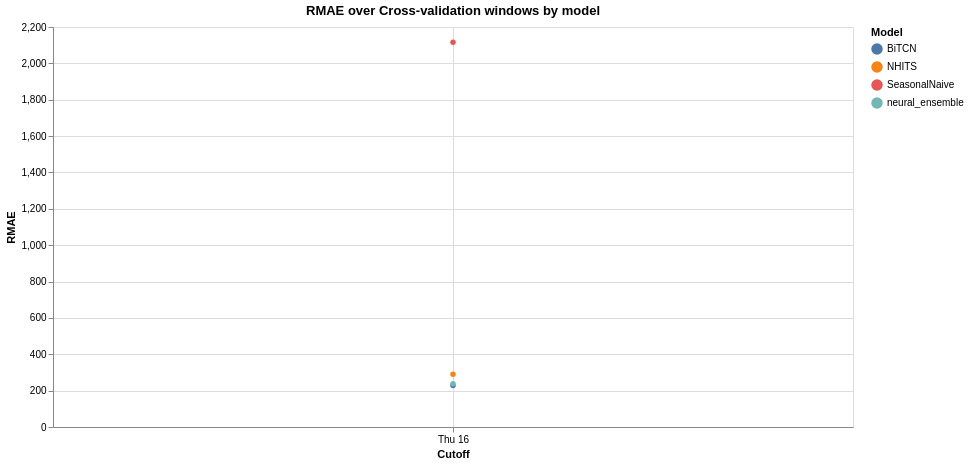

Notebook code for this chart:
### Code cell
long_df = pl.DataFrame(cv_evaluation).unpivot(
    index=["unique_id", "cutoff", "metric"],
    on=pl.selectors.exclude(["unique_id", "cutoff", "metric"]),
    variable_name="model",
    value_name="value",
)

chart = (
    alt.Chart(long_df.to_pandas())
    .mark_line(point=True)
    .encode(
        x=alt.X("cutoff:T", title="Cutoff"),
        y=alt.Y("value:Q", title="RMAE"),
        color=alt.Color("model:N", title="Model"),
        tooltip=["cutoff:T", "model:N", "value:Q"],
    )
    .properties(width=800, height=400, title="RMAE over Cross-validation windows by model")
)

chart = lib.add_dropdown_filter(chart, long_df, "metric")

chart

### Figure 1 — Vega specification as saved in the notebook (floating-point values rounded to 4 significant figures)
{"$schema": "https://vega.github.io/schema/vega/v6.json", "data": [{"name": "_server_source_0", "values": [{"unique_id": "total", "cutoff": "2026-04-16T00:00:00.000", "metric": "mase", "model": "BiTCN", "value": 228.1}, {"unique_id": "total", "cutoff": "2026-04-16T00:00:00.000", "metric": "rmae_SeasonalNaive", "model": "BiTCN", "value": 0.1078}, {"unique_id": "total", "cutoff": "2026-04-16T00:00:00.000", "metric": "spis", "model": "BiTCN", "value": 33.49}, {"unique_id": "total", "cutoff": "2026-04-16T00:00:00.000", "metric": "nd", "model": "BiTCN", "value": 0.1152}, {"unique_id": "total", "cutoff": "2026-04-16T00:00:00.000", "metric": "mase", "model": "NHITS", "value": 289.8}, {"unique_id": "total", "cutoff": "2026-04-16T00:00:00.000", "metric": "rmae_SeasonalNaive", "model": "NHITS", "value": 0.137}, {"unique_id": "total", "cutoff": "2026-04-16T00:00:00.000", "metric": "spis", "model": "NHITS", "value": 42.55}, {"unique_id": "total", "cutoff": "2026-04-16T00:00:00.000", "metric": "nd", "model": "NHITS", "value": 0.1464}, {"unique_id": "total", "cutoff": "2026-04-16T00:00:00.000", "metric": "mase", "model": "SeasonalNaive", "value": 2116.0}, {"unique_id": "total", "cutoff": "2026-04-16T00:00:00.000", "metric": "rmae_SeasonalNaive", "model": "SeasonalNaive", "value": 1.0}, {"unique_id": "total", "cutoff": "2026-04-16T00:00:00.000", "metric": "spis", "model": "SeasonalNaive", "value": 310.7}, {"unique_id": "total", "cutoff": "2026-04-16T00:00:00.000", "metric": "nd", "model": "SeasonalNaive", "value": 1.069}, {"unique_id": "total", "cutoff": "2026-04-16T00:00:00.000", "metric": "mase", "model": "neural_ensemble", "value": 238.0}, {"unique_id": "total", "cutoff": "2026-04-16T00:00:00.000", "metric": "rmae_SeasonalNaive", "model": "neural_ensemble", "value": 0.1125}, {"unique_id": "total", "cutoff": "2026-04-16T00:00:00.000", "metric": "spis", "model": "neural_ensemble", "value": 34.93}, {"unique_id": "total", "cutoff": "2026-04-16T00:00:00.000", "metric": "nd", "model": "neural_ensemble", "value": 0.1202}], "transform": [{"type": "formula", "expr": "toDate(datum['cutoff'])", "as": "cutoff"}]}, {"name": "source_0", "source": "_server_source_0", "transform": [{"type": "filter", "expr": "(metric === datum['metric'])"}]}, {"name": "data_0", "source": "source_0", "transform": [{"type": "filter", "expr": "(isDate(datum[\"cutoff\"]) || (isValid(datum[\"cutoff\"]) && isFinite(+datum[\"cutoff\"]))) && isValid(datum[\"value\"]) && isFinite(+datum[\"value\"])"}, {"type": "project", "fields": ["cutoff", "model", "value"]}]}, {"name": "source_0_color_domain_model_0", "source": "source_0", "transform": [{"type": "aggregate", "groupby": ["model"], "fields": [], "ops": [], "as": []}, {"type": "formula", "expr": "datum['model']", "as": "sort_field"}, {"type": "project", "fields": ["model"]}]}, {"name": "data_0_color_domain_model_1", "source": "data_0", "transform": [{"type": "aggregate", "groupby": ["model"], "fields": [], "ops": [], "as": []}, {"type": "formula", "expr": "datum['model']", "as": "sort_field"}, {"type": "project", "fields": ["model"]}]}], "signals": [{"name": "metric", "value": "mase", "bind": {"input": "select", "options": ["mase", "rmae_SeasonalNaive", "spis", "nd"], "name": "metric: "}}], "marks": [{"type": "group", "name": "layer_0_pathgroup", "from": {"facet": {"data": "source_0", "name": "faceted_path_layer_0_main", "groupby": ["model"]}}, "encode": {"update": {"height": {"field": {"signal": null, "datum": null, "group": "height", "parent": null}}, "width": {"field": {"signal": null, "datum": null, "group": "width", "parent": null}}}}, "marks": [{"type": "line", "name": "layer_0_marks", "from": {"data": "faceted_path_layer_0_main"}, "sort": {"field": "x"}, "encode": {"update": {"stroke": {"field": "model", "scale": "color"}, "tooltip": {"signal": "{\"cutoff\": timeFormat(datum[\"cutoff\"], \"%b %d, %Y\"), \"model\": isValid(datum[\"model\"]) ? isArray(datum[\"model\"]) ? join(datum[\"model\"], '\\n') : datum[\"model\"] : \"\"+datum[\"model\"], \"value\": format(datum[\"value\"], \"\")}"}, "x": {"field": "cutoff", "scale": "x"}, "y": {"field": "value", "scale": "y"}, "defined": {"signal": "isValid(datum[\"cutoff\"]) && isFinite(+datum[\"cutoff\"]) && isValid(datum[\"value\"]) && isFinite(+datum[\"value\"])"}}}, "style": ["line"]}]}, {"type": "symbol", "name": "layer_1_marks", "from": {"data": "data_0"}, "encode": {"update": {"x": {"field": "cutoff", "scale": "x"}, "opacity": {"value": 1}, "y": {"field": "value", "scale": "y"}, "fill": {"field": "model", "scale": "color"}, "tooltip": {"signal": "{\"cutoff\": timeFormat(datum[\"cutoff\"], \"%b %d, %Y\"), \"model\": isValid(datum[\"model\"]) ? isArray(datum[\"model\"]) ? join(datum[\"model\"], '\\n') : datum[\"model\"] : \"\"+datum[\"model\"], \"value\": format(datum[\"value\"], \"\")}"}}}, "style": ["point"]}], "scales": [{"name": "x", "type": "time", "domain": {"fields": [{"data": "source_0", "field": "cutoff"}, {"data": "data_0", "field": "cutoff"}]}, "range": [0, {"signal": "width"}]}, {"name": "y", "type": "linear", "domain": {"fields": [{"data": "source_0", "field": "value"}, {"data": "data_0", "field": "value"}]}, "range": [{"signal": "height"}, 0], "nice": true, "zero": true}, {"name": "color", "type": "ordinal", "domain": {"fields": [{"data": "source_0_color_domain_model_0", "field": "model"}, {"data": "data_0_color_domain_model_1", "field": "model"}], "sort": true}, "range": "category"}], "axes": [{"scale": "x", "minExtent": 0, "zindex": 0, "tickCount": {"signal": "ceil(width/40)"}, "aria": false, "grid": true, "domain": false, "labels": false, "maxExtent": 0, "orient": "bottom", "ticks": false, "gridScale": "y"}, {"scale": "y", "domain": false, "orient": "left", "maxExtent": 0, "labels": false, "gridScale": "x", "minExtent": 0, "zindex": 0, "grid": true, "ticks": false, "aria": false, "tickCount": {"signal": "ceil(height/40)"}}, {"scale": "x", "zindex": 0, "labelFlush": true, "labelOverlap": true, "title": "Cutoff", "grid": false, "orient": "bottom", "tickCount": {"signal": "ceil(width/40)"}}, {"scale": "y", "grid": false, "title": "RMAE", "zindex": 0, "orient": "left", "labelOverlap": true, "tickCount": {"signal": "ceil(height/40)"}}], "title": {"text": "RMAE over Cross-validation windows by model", "frame": "group"}, "legends": [{"title": "Model", "stroke": "color", "symbolType": "circle", "fill": "color", "encode": {"symbols": {"update": {"opacity": {"value": 1}}}}}], "style": "cell", "width": 800, "padding": 5, "height": 400, "background": "white"}
